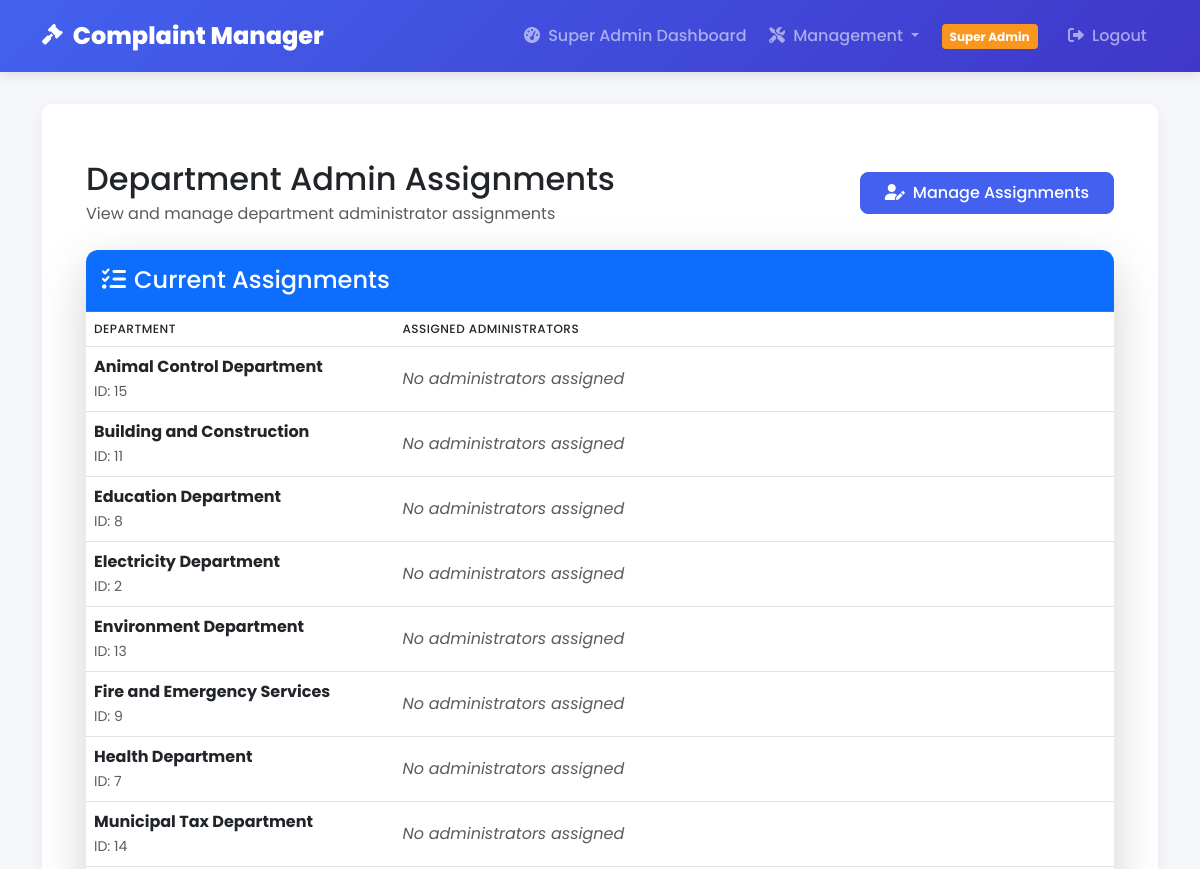
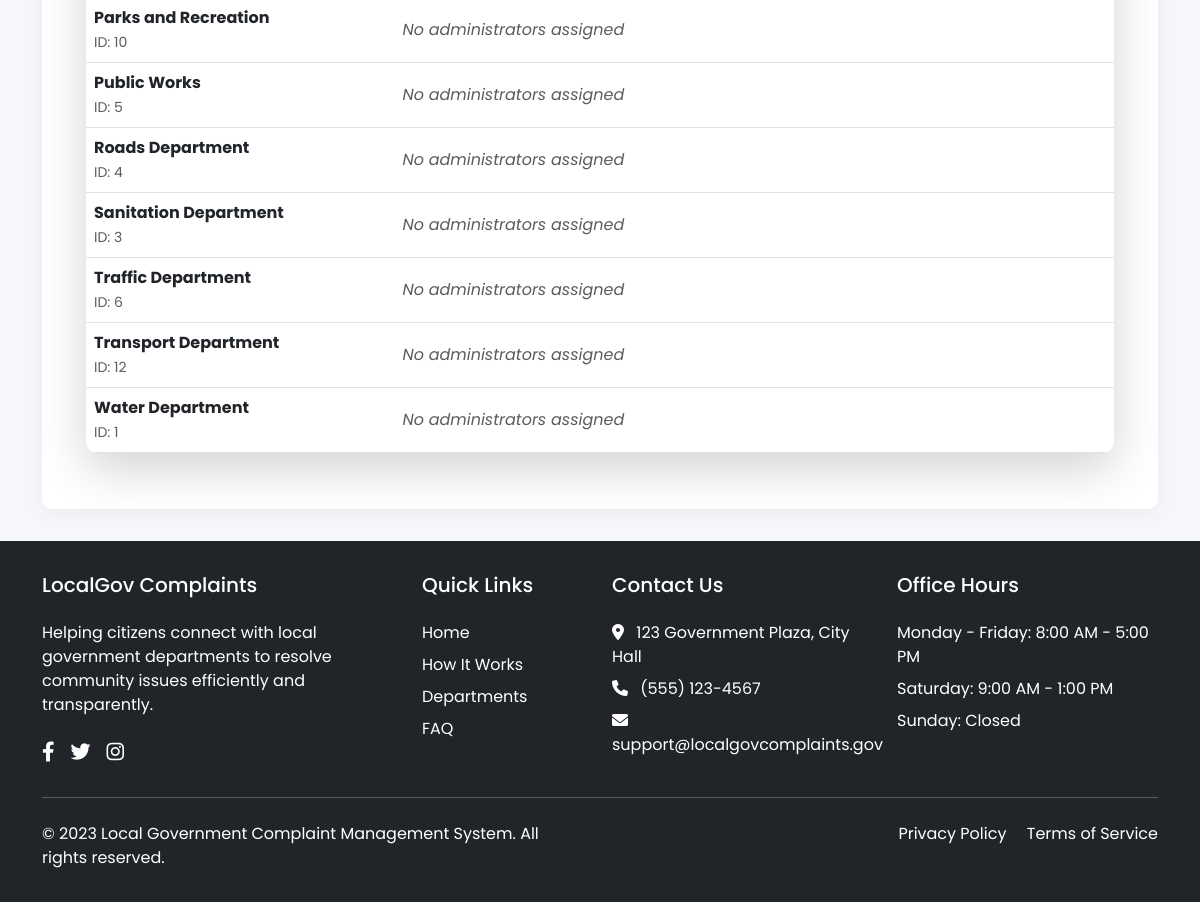
/admin/department_admins (signed in), run on the app's committed database (2 pictures, top to bottom).
### tables this page shows
CREATE TABLE departments (
        id INTEGER PRIMARY KEY AUTOINCREMENT,
        name TEXT NOT NULL UNIQUE,
        email TEXT,
        phone TEXT,
        created_at TEXT DEFAULT (datetime('now', '+5 hours', '+30 minutes'))
    );

### app.py (the view)
@app.route('/admin/department_admins')
@admin_required
def view_department_admins():
    with sqlite3.connect('complaint.db') as conn:
        conn.row_factory = sqlite3.Row
        c = conn.cursor()
        c.execute("""
            SELECT d.id as dept_id, d.name as dept_name,
                   a.id as admin_id, a.name as admin_name, a.email
            FROM departments d
            LEFT JOIN department_admins da ON d.id = da.department_id
            LEFT JOIN admins a ON da.admin_id = a.id
            ORDER BY d.name, a.name
        """)
        results = c.fetchall()
        departments = {}
        for row in results:
            dept_id = row['dept_id']
            if dept_id not in departments:
                departments[dept_id] = {
                    'name': row['dept_name'],
                    'admins': []
                }
            if row['admin_id']:
                departments[dept_id]['admins'].append({
                    'id': row['admin_id'],
                    'name': row['admin_name'],
                    'email': row['email']
                })
    return render_template('admin/department_admins.html', departments=departments)

### app.py (called while the page is built)
def admin_required(f):
    @wraps(f)
    def decorated_function(*args, **kwargs):
        if not session.get('admin'):
            flash('Please log in as admin to access this page', 'danger')
            return redirect(url_for('admin_login'))
        return f(*args, **kwargs)
    return decorated_function

### templates/admin/department_admins.html (shortened to what this page needs)
{% extends "base.html" %}
{% block content %}
<div class="container mt-4">
    <div class="d-flex justify-content-between align-items-center mb-4">
        <div>
            <h2 class="mb-1">Department Admin Assignments</h2>
            <p class="text-muted mb-0">View and manage department administrator assignments</p>
        </div>
        <a href="{{ url_for('assign_departments') }}" class="btn btn-primary">
            <i class="fas fa-user-edit me-2"></i>Manage Assignments
        </a>
    </div>
    <div class="card shadow-lg border-0">
        <div class="card-header bg-primary text-white py-3">
            <h4 class="mb-0">
                <i class="fas fa-list-check me-2"></i>Current Assignments
            </h4>
        </div>
        <div class="card-body p-0">
            <div class="table-responsive">
                <table class="table table-hover mb-0">
                    <thead class="thead-light">
                        <tr>
                            <th style="width: 30%">Department</th>
                            <th>Assigned Administrators</th>
                        </tr>
                    </thead>
                    <tbody>
                        {% for dept_id, dept in departments.items() %}
                        <tr>
                            <td class="align-middle">
                                <strong class="d-block">{{ dept.name }}</strong>
                                <small class="text-muted">ID: {{ dept_id }}</small>
                            </td>
                            <td>
                                {% if dept.admins %}
                                    <div class="d-flex flex-wrap gap-2">
                                        {% for admin in dept.admins %}
                                        <div class="admin-chip">
                                            <div class="d-flex align-items-center rounded-3 bg-light border border-primary p-2">
                                                <div class="me-2">
                                                    <i class="fas fa-user-shield"></i>
                                                </div>
                                                <div>
                                                    <span class="fw-medium">{{ admin.name }}</span> &nbsp;
                                                    <small class="text-muted">{{ admin.email }} </small>
                                                </div>
                                            </div>
                                        </div>
                                        {% endfor %}
                                    </div>
                                {% else %}
                                    <span class="text-muted fst-italic">No administrators assigned</span>
                                {% endif %}
                            </td>
                        </tr>
                        {% endfor %}
                    </tbody>
                </table>
            </div>
        </div>
    </div>
</div>
{% endblock %}

### templates/base.html (style rules this page uses)
:root { --primary-color: #4361ee; --secondary-color: #3f37c9; --accent-color: #4cc9f0; --light-color: #f8f9fa; --dark-color: #212529; --success-color: #4bb543; --warning-color: #f8961e; --danger-color: #f94144; }
body { font-family: 'Poppins', sans-serif; background-color: #f5f7fa; color: var(--dark-color); min-height: 100vh; display: flex; flex-direction: column; }
.container { flex: 1; }
.btn-primary { background-color: var(--primary-color); border-color: var(--primary-color); font-weight: 500; padding: 0.5rem 1.5rem; border-radius: 8px; }
.card { border-radius: 10px; border: none; box-shadow: 0 4px 15px rgba(0, 0, 0, 0.05); transition: transform 0.3s ease, box-shadow 0.3s ease; margin-bottom: 1.5rem; }
.card-header { background-color: var(--primary-color); color: white; font-weight: 500; border-radius: 10px 10px 0 0 !important; }

### templates/admin/department_admins.html (style rules this page uses)
.card { border-radius: 0.75rem; overflow: hidden; border: 1px solid rgba(0, 0, 0, 0.05); }
.card-header { border-bottom: 1px solid rgba(255, 255, 255, 0.1); }
th { font-weight: 500; text-transform: uppercase; font-size: 0.75rem; letter-spacing: 0.5px; color: #6c757d; background-color: #f8f9fa; padding: 0.75rem 1.5rem; }
td { padding: 1rem 1.5rem; vertical-align: middle; }
.table { margin-bottom: 0; }
.table > :not(:first-child) { border-top: 0; }

### data on the page
departments: name "Animal Control Department"
departments: name "Building and Construction"
departments: name "Education Department"
departments: name "Electricity Department"
departments: name "Environment Department"
departments: name "Fire and Emergency Services"
departments: name "Health Department"
departments: name "Municipal Tax Department"
departments: name "Parks and Recreation"
departments: name "Public Works"
departments: name "Roads Department"
departments: name "Sanitation Department"
departments: name "Traffic Department"
departments: name "Transport Department"
departments: name "Water Department"

### other printed values
{{ dept_id }} "15" "11" "8" "2" "13" "9" "7" "14" "10" "5" "4" "3" "6" "12" "1"
